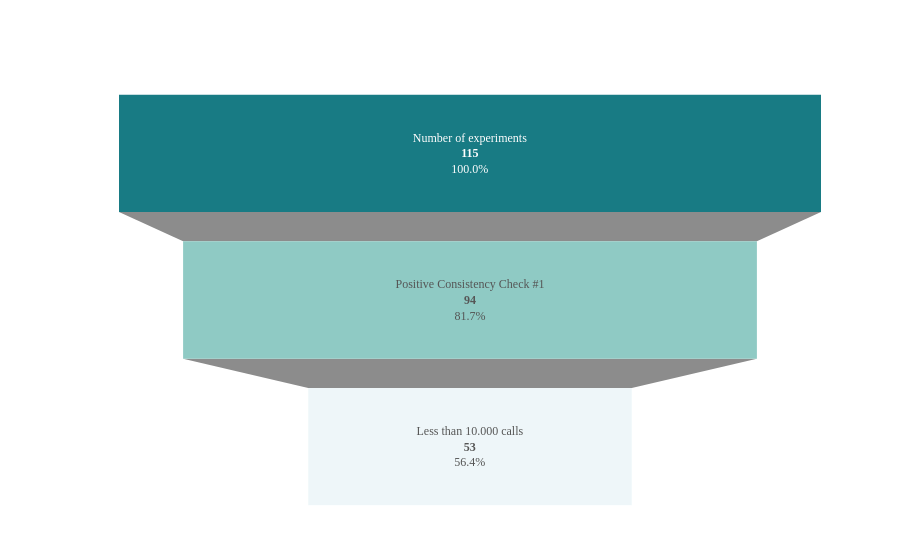

Write notebook code for a chart like this one.
### Markdown cell above
## Experiments progress

### Code cell
experiments_count = int(df_no_header.iloc[35][1])
cc1 = int(df_no_header.iloc[36][1])
below10k = int(df_no_header.iloc[37][1])
labels = ["Number of experiments", "Positive Consistency Check #1", "Less than 10.000 calls"]
values = [experiments_count, cc1, below10k]

import plotly.graph_objects as go
palette = ["#006D77", "#83C5BE", "#EDF6F9"]
fig = go.Figure(go.Funnel(
    y=labels,
    x=values,
    textinfo="value+percent previous",
    texttemplate="%{label}<br><b>%{value:,}</b><br>%{percentPrevious:.1%}",
    marker={"color": palette},
    opacity=0.9
) )
fig.update_layout(
    plot_bgcolor="#FFFFFF",
    paper_bgcolor="#FFFFFF",
    font={"family": "IBM Plex Sans", "color": "#1F2937"},
    margin={"l": 80, "r": 40, "t": 80, "b": 40},
    yaxis={"showticklabels": False}
)
fig.update_traces(hovertemplate="<b>%{label}</b><br>%{value:,} (%{percentPrevious:.1%})<extra></extra>")

fig.show()

### Figure 1 — Plotly figure (JSON) as saved in the notebook; plotly's stock layout.template omitted (floating-point values rounded to 4 significant figures)
{"data": [{"hovertemplate": "<b>%{label}</b><br>%{value:,} (%{percentPrevious:.1%})<extra></extra>", "marker": {"color": ["#006D77", "#83C5BE", "#EDF6F9"]}, "opacity": 0.9, "textinfo": "value+percent previous", "texttemplate": "%{label}<br><b>%{value:,}</b><br>%{percentPrevious:.1%}", "type": "funnel", "x": [115, 94, 53], "y": ["Number of experiments", "Positive Consistency Check #1", "Less than 10.000 calls"]}], "layout": {"font": {"color": "#1F2937", "family": "IBM Plex Sans"}, "margin": {"b": 40, "l": 80, "r": 40, "t": 80}, "paper_bgcolor": "#FFFFFF", "plot_bgcolor": "#FFFFFF", "yaxis": {"showticklabels": false}}}
